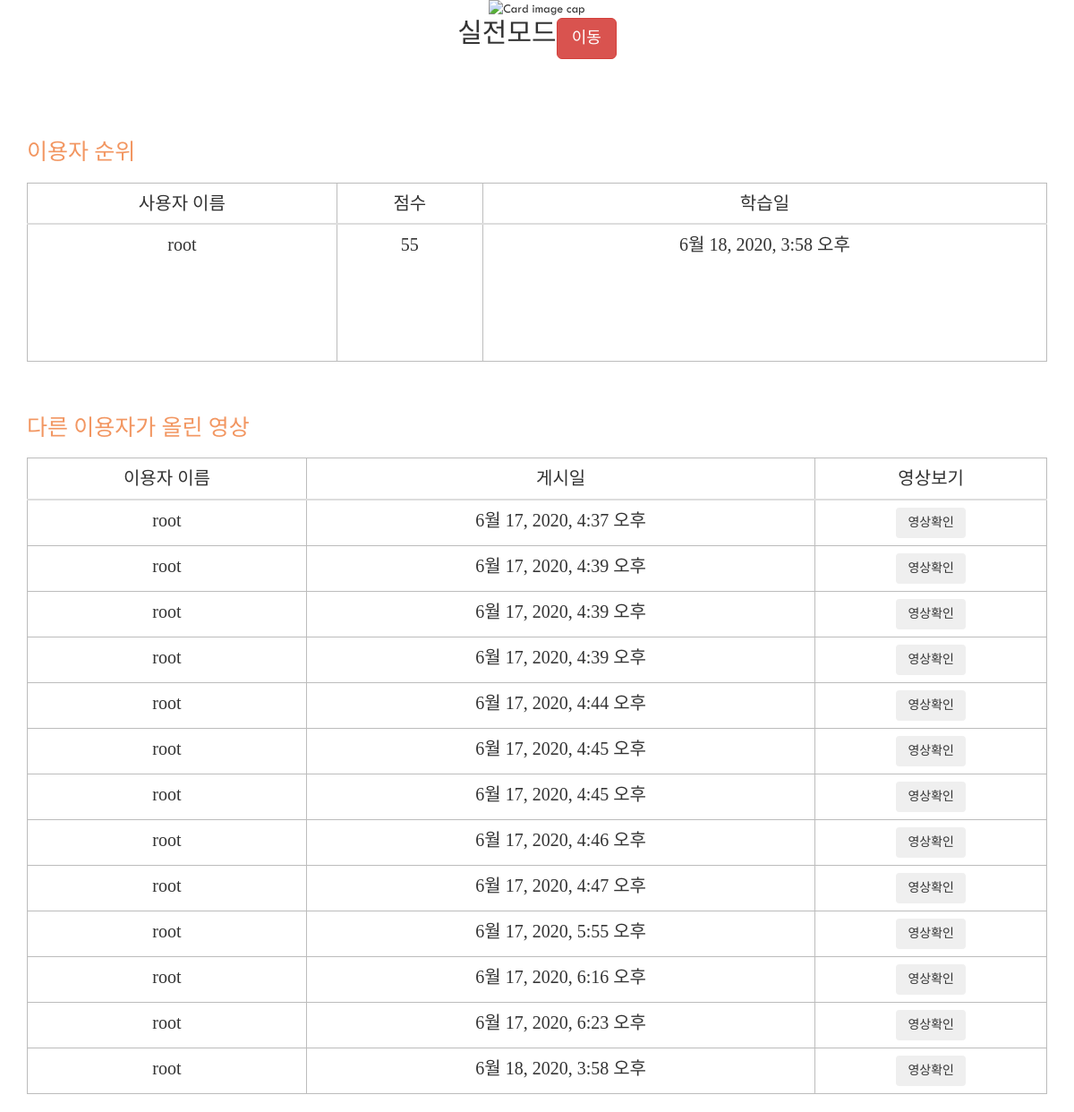
Page /select/video=4 (lower part) on the earlier database version.
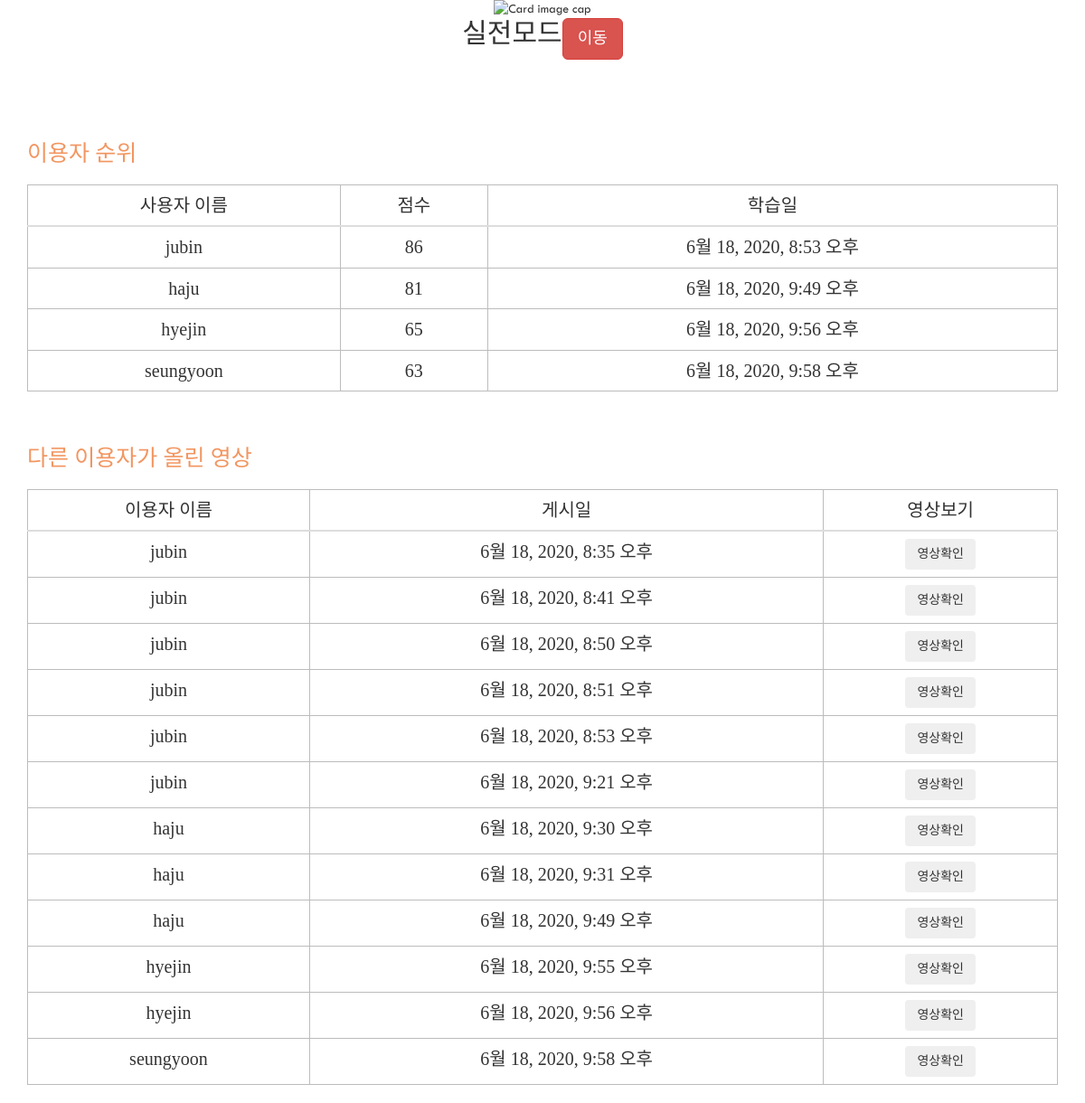
Same page on the later database version.
### Users/models.py (models this page shows, shortened)
class UsersDB(AbstractUser): # AbstractUser에 name, password, email 필드가 존재, 따로 만들 필요 없음, 이거 이용해서 구현하면 됨
    user_birth = models.DateField(null=True) # 생년월일

### Edus/models.py (models this page shows)
class EdusDB(models.Model): # 학습 디비 클래스
    NON_SHARED = "공유 안함"
    SHARED = "공유 함"
    IS_SHARED = (
        (NON_SHARED , "공유 안함"),
        (SHARED, "공유 함"),
    )
    objects = models.Manager()
    video_description = models.TextField(blank=False)
    views = models.PositiveIntegerField(default=0)
    is_shared = models.CharField(choices=IS_SHARED, max_length=5, default=NON_SHARED)
    edu_days = models.DateTimeField(auto_now_add=True)                  # 학습일, auto_now_add : insert 시에만 현재 날짜로 갱신됨
    video_id = models.ForeignKey("Videos.VideosDB", on_delete = models.CASCADE)  # 영상 번호, models.CASCADE : 주키 삭제 시 외래키 같이 삭제(연쇄 삭제)
    user_id = models.ForeignKey("Users.UsersDB", on_delete = models.CASCADE)    # 사용자 번호
    recode_video = models.FileField(upload_to='edus/', null=True, verbose_name="")     # 녹화 영상, upload_to : 파일 저장 경로 지정
    score = models.IntegerField(default=0)                              # 점수, default = 기본 값

### Edus/views.py (the view)
# urls.py: path('select/video=<int:video_id>', views.video_select, name='select'),
def video_select(request, video_id):  # 영상 선택 후 화면 view
    Edus_list = EdusDB.objects.filter(
    id=Subquery(
        EdusDB.objects.filter(user_id=OuterRef('user_id'))
            .order_by('-score')
            .values('id')[:1])
    ).values('user_id__username', 'edu_days', 'score')
    another_list = EdusDB.objects.values('user_id__username', 'edu_days','id').exclude(user_id=request.user.id)
    context = {'Edus_list' : Edus_list,
                'another_list' : another_list,
               'video_id': video_id}
    return render(request, 'modepage.html', context)

### templates/modepage.html (shortened to what this page needs)
{% extends 'base.html' %}
{% load static %}
{% block content %}
<head>
    <link href='//spoqa.github.io/spoqa-han-sans/css/SpoqaHanSans-kr.css' rel='stylesheet' type='text/css'>
    <link rel="stylesheet" type='text/css' href="{% static 'modepage.css' %}">
</head>
<body>
  <br><br>
<section id="card_section" style="margin: 50px 270px 50px 270px;">
<div class="card-deck" style="text-align: center;">
  <div class="card" style="display: inline-block; margin: 0px 20px 0px 20px;">
    <img class="card-img-top" src="{% static "2.png" %}" alt="Card image cap" width="500" height="200">
    <div class="card-body">
      <h5 class="card-title" style="display: inline-block; font-size: 30px;">실전모드</h5>
      <a class="btn btn-lg btn-danger" style="display: inline-block; float : right;" href="{% url 'playView' video_id 1 %}">이동</a>
    </div>
  </div>
</div>
</section>
<br><br>
<section>
  <div class="container">
    <div><h3>이용자 순위</h3></div>
    <br>
    <div>
      <table class="table table-hover" id="user_rank">
        <thead>
          <tr>
            <th>사용자 이름</th>
            <th>점수</th>
            <th>학습일</th>
          </tr>
        </thead>
        <tbody>
          {% for EdusDB in Edus_list %}
              <tr>
                <td>{{ EdusDB.user_id__username }}</td>
                <td>{{ EdusDB.score }}</td>
                <td>{{ EdusDB.edu_days }}</td>
              </tr>
            {% empty %}
              <tr>
                <td>데이터가 없습니다.</td>
              </tr>
          {% endfor %}
        </tbody>
      </table>
    </div>
    </div>
  </section>
<br><br>
<div class="container">
    <div><h3>다른 이용자가 올린 영상</h3></div>
    <br>
    <table class="table table-hover" id="user_video">
    <thead class="thead-light">
      <tr>
        <th class="text-center">이용자 이름</th>
        <th class="text-center">게시일</th>
        <th class="text-center">영상보기</th>
      </tr>
    </thead>
    <tbody>
      {% for another in another_list %}
        <tr>
          <td class="text-center">{{ another.user_id__username }}</td>
          <td class="text-center">{{ another.edu_days }}</td>
          <td class="text-center"><button class="btn btn btn-outline-secondary" onclick="window.open('{% url 'VideoShow' another.id %}','test','width=550,height=310,location=no,status=no,scrollbars=yes')">영상확인</button> </td>
        </tr>
      {% empty %}
        <tr>
          <td colspan="7" class="text-center bg-warning">데이터가 없습니다.</td>
        </tr>
    </tbody>
      {% endfor %}
    </table>
</div>
</body>
{% endblock content %}

Differences in the rows shown:
removed UsersDB: user_id__username "root", score "55", edu_days "6월 18, 2020, 3:58 오후"
removed EdusDB: user_id__username "root", edu_days "6월 17, 2020, 4:37 오후"
removed EdusDB: user_id__username "root", edu_days "6월 17, 2020, 4:39 오후"
removed EdusDB: user_id__username "root", edu_days "6월 17, 2020, 4:39 오후"
removed EdusDB: user_id__username "root", edu_days "6월 17, 2020, 4:39 오후"
removed EdusDB: user_id__username "root", edu_days "6월 17, 2020, 4:44 오후"
removed EdusDB: user_id__username "root", edu_days "6월 17, 2020, 4:45 오후"
removed EdusDB: user_id__username "root", edu_days "6월 17, 2020, 4:45 오후"
removed EdusDB: user_id__username "root", edu_days "6월 17, 2020, 4:46 오후"
removed EdusDB: user_id__username "root", edu_days "6월 17, 2020, 4:47 오후"
removed EdusDB: user_id__username "root", edu_days "6월 17, 2020, 5:55 오후"
removed EdusDB: user_id__username "root", edu_days "6월 17, 2020, 6:16 오후"
removed EdusDB: user_id__username "root", edu_days "6월 17, 2020, 6:23 오후"
removed EdusDB: user_id__username "root", edu_days "6월 18, 2020, 3:58 오후"
added UsersDB: user_id__username "jubin", score "86", edu_days "6월 18, 2020, 8:53 오후"
added UsersDB: user_id__username "haju", score "81", edu_days "6월 18, 2020, 9:49 오후"
added UsersDB: user_id__username "hyejin", score "65", edu_days "6월 18, 2020, 9:56 오후"
added UsersDB: user_id__username "seungyoon", score "63", edu_days "6월 18, 2020, 9:58 오후"
added EdusDB: user_id__username "jubin", edu_days "6월 18, 2020, 8:35 오후"
added EdusDB: user_id__username "jubin", edu_days "6월 18, 2020, 8:41 오후"
added EdusDB: user_id__username "jubin", edu_days "6월 18, 2020, 8:50 오후"
added EdusDB: user_id__username "jubin", edu_days "6월 18, 2020, 8:51 오후"
added EdusDB: user_id__username "jubin", edu_days "6월 18, 2020, 8:53 오후"
added EdusDB: user_id__username "jubin", edu_days "6월 18, 2020, 9:21 오후"
added EdusDB: user_id__username "haju", edu_days "6월 18, 2020, 9:30 오후"
added EdusDB: user_id__username "haju", edu_days "6월 18, 2020, 9:31 오후"
added EdusDB: user_id__username "haju", edu_days "6월 18, 2020, 9:49 오후"
added EdusDB: user_id__username "hyejin", edu_days "6월 18, 2020, 9:55 오후"
added EdusDB: user_id__username "hyejin", edu_days "6월 18, 2020, 9:56 오후"
added EdusDB: user_id__username "seungyoon", edu_days "6월 18, 2020, 9:58 오후"
